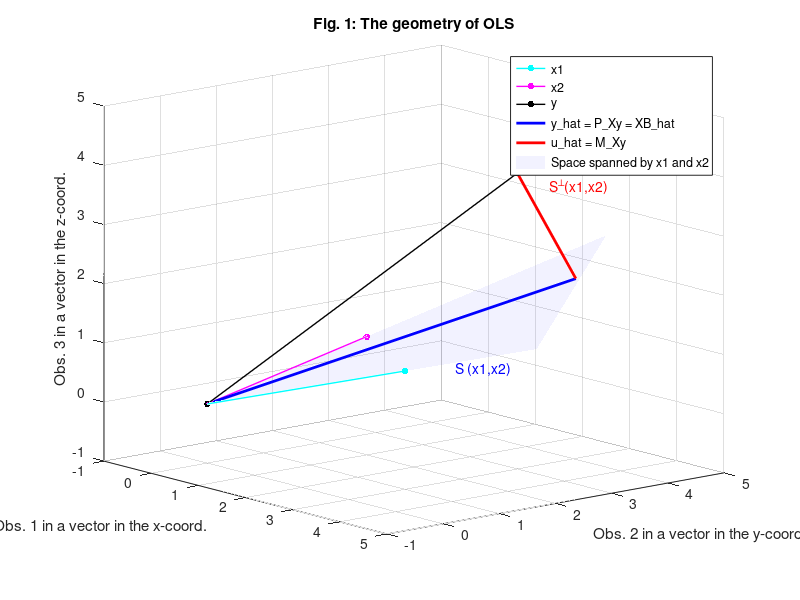

This chart was generated by the following MATLAB code:
% Empirical exercise - The geometry of OLS

%% 1. Aim of the exercise
% To learn about the geometry of OLS.

%% 2. Clear the memory
clear

%% 3. Define variables as vectors in the 3D Euclidean space
t  = [0 0 0]'; % Define the origin and let this be the the 'tail' of all vectors.   
y  = [3 3 4]'; % The 'head' of the y vector. 
x1 = [3 1 1]'; 
x2 = [1 2 1]'; % There are two spaces: observation space and variable space. Here a variable is about a regressor. N is the dim. of the observation space. K is the dim. of the variable space. We have N = 3, K = 2. The variable space is a subspace of the observation space.

%% 4. Projection of y to the space S(x1,x2) and to the space orthogonal to S(x1,x2) 
N_obs = size(y,1);
I = eye(N_obs);
X  = [x1 x2];
P_X = X*inv(X'*X)*X';
M_X = I-P_X;
y_hat = P_X*y; % Or, X*inv(X'*X)*X'*y = X*B_hat. 
u_hat = M_X*y; % Or, y-y_hat.

%% 5. Plot the vectors in the 3D Euclidean space 
plot3([t(1) x1(1)],[t(2) x1(2)],[t(3) x1(3)],'cyan','LineWidth',1,'Marker','.','MarkerSize',15) % x1.
hold on
plot3([t(1) x2(1)],[t(2) x2(2)],[t(3) x2(3)],'magenta','LineWidth',1,'Marker','.','MarkerSize',15) % x2.
hold on
plot3([t(1) y(1)],[t(2) y(2)],[t(3) y(3)],'black','LineWidth',1,'Marker','.','MarkerSize',15) % y.
hold on
plot3([t(1) y_hat(1)],[t(2) y_hat(2)],[t(3) y_hat(3)],'blue','LineWidth',2) % y_hat.
hold on
plot3([y_hat(1) y(1)],[y_hat(2) y(2)],[y_hat(3) y(3)],'red','LineWidth',2) % u_hat. Connecting the head of the y_hat vector to the head of the y vector leads to that u_hat is orthogonal to y_hat. Why?    
hold on 
patch('xdata',[0 2.5 5],'ydata',[0 5 1.666],'zdata',[0 2.5 1.666],'FaceColor','blue','EdgeColor','none','FaceAlpha',0.05) % Space spanned by x1 and x2.
hold on
text(0.5,4,0,'S (x1,x2)','Color','blue')
hold on
text(2.5,4,3.5,'S^{\perp}(x1,x2)','Color','red')
grid on
axis([-1 5 -1 5 -1 5])
title('Fig. 1: The geometry of OLS')
xlabel('Obs. 1 in a vector in the x-coord.')
ylabel('Obs. 2 in a vector in the y-coord.')
zlabel('Obs. 3 in a vector in the z-coord.')
legend('x1','x2','y','y\_hat = P\_Xy = XB\_hat','u\_hat = M\_Xy','Space spanned by x1 and x2','Location','northeast')
view(50,15)
